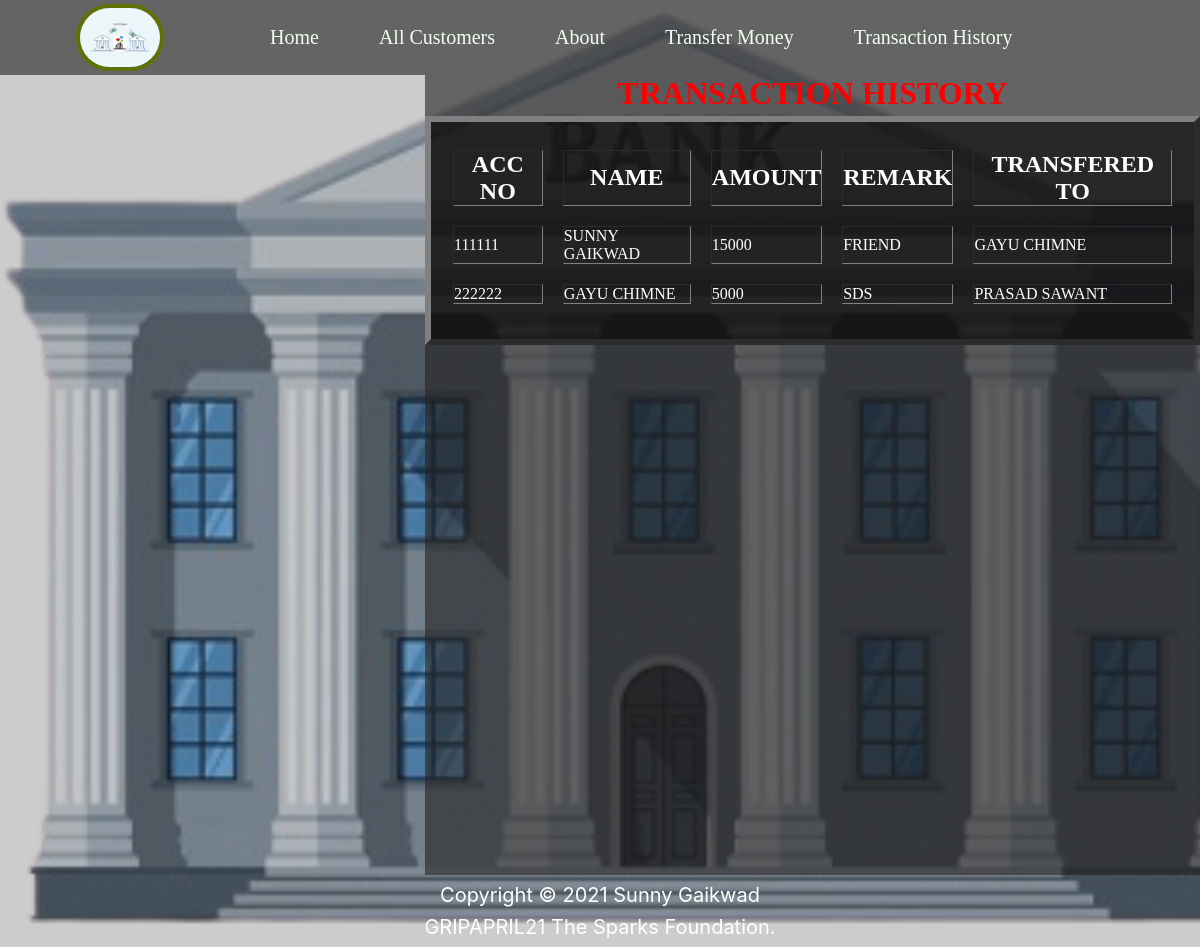
The page /history.php on the database its author committed.
### tables this page shows
CREATE TABLE `transferhistory` (
  `accno` int(11) NOT NULL,
  `name` text NOT NULL,
  `balance` float NOT NULL,
  `remark` text NOT NULL,
  `transfer` text NOT NULL
);

### history.php (the view, shortened to what this page needs)
<!DOCTYPE html>
<html lang="en">
<head>
    <link rel="stylesheet" href="css\style_cstm.css">
<link rel="stylesheet" href="css/style.css">
</head>
<body>
<nav class="navbar  h-nav ">
                <ul class="navlist v-class">
                    <div class="logo"><img src="images\tranferbank.jpeg" alt="logo"></div>
                    <li><a href="home.php">Home</a></li>
                    <li><a href="all_customer.php">All Customers</a></li>
                    <li><a href="#about">About</a></li>
                    <li><a href="transfermoney.php">Transfer Money</a></li>
                    <li><a href="history.php">Transaction History</a></li>
                </ul>
            </nav>
<div class="list">
        <h1>TRANSACTION HISTORY</h1>
        <table>
            <table class="transferhistory" border="6" align="center" cellspacing="20">
                <tr>
                    <th class="table-h"><h2>Acc No</th>
                    <th class="table-h"><h2>NAME</th>
                    <th class="table-h"><h2>AMOUNT</th>
                    <th class="table-h"><h2>REMARK</th>
                    <th class="table-h"><h2>TRANSFERED TO</th>
                </tr>
<?php
                        include("connect.php");
                        $query = "SELECT * FROM transferhistory";
                        $data = mysqli_query($conn,$query);
                        $total = mysqli_num_rows($data);
                        if($total!=0)
                        {
                            while($result=mysqli_fetch_assoc($data)){
                                echo "
                                <tr>
                                <td>".$result['accno']."</td>
                                <td>".$result['name']."</td>
                                <td>".$result['balance']."</td>
                                <td>".$result['remark']."</td>
                                <td>".$result['transfer']."</td>
                                </tr>";
                            }
                        }
                        else
                        {
                            echo "no records found!";
                        }
        ?>
        </table>
    </div>
    <footer class="copyright">
            <p>
            Copyright &copy; 2021 Sunny Gaikwad
            </p>
            <p>
                GRIPAPRIL21 The Sparks Foundation.
            </p>
    </footer>
</body>
</html>

### css/style_cstm.css (style rules this page uses)
body { background: rgba(0, 0,0, 0.2) url('../images/bank.png') no-repeat; background-size: cover; background-blend-mode:color-burn; }
h1 { text-align: center; }
table { text-decoration: none; padding: 2px; }
.list { background-color: rgba(36, 35, 35, 0.61); height: 100vh; max-width: 100vh; margin-left: 425px; color: red; }
td { text-decoration: none; }
.copyright { background-blend-mode:color-burn; font-family: -apple-system, BlinkMacSystemFont, 'Segoe UI', Roboto, Oxygen, Ubuntu, Cantarell, 'Open Sans', 'Helvetica Neue', sans-serif; font-size: 20px; text-align: center; padding: 4px 3px; }
.copyright p { color: white; padding: inherit; }

### css/style.css (style rules this page uses)
* { margin: 0; padding: 0; }
html { scroll-behavior: smooth; }
.navbar { display: flex; background-color: rgba(36, 35, 35, 0.61); align-items: center; justify-content: center; position: sticky; top: 0; cursor: pointer; }
.logo { width:20%; display:flex; justify-content: center; align-items: center; }
.logo img { width:33%; border:4px solid rgb(94, 114, 4); border-radius: 50px; }
.navlist { width: 100%; display: flex; align-items: center; }
.navlist li { list-style: none; padding: 26px 30px; }
.navlist li a { font-size: 20px; color: honeydew; text-decoration: none; }
img { border: 2px solid rgba(167, 164, 164, 0.61); border-radius: 12px; }
.transferhistory { padding-top: 1%; padding-bottom: 2%; background-color: rgba(0, 0, 0, 0.6); max-height: fit-content; color: white; align-items: center; margin: auto; text-transform: uppercase; }
h1 { text-align: center; text-transform: uppercase; }
.copyright { background-blend-mode:color-burn; font-family: -apple-system, BlinkMacSystemFont, 'Segoe UI', Roboto, Oxygen, Ubuntu, Cantarell, 'Open Sans', 'Helvetica Neue', sans-serif; font-size: 20px; text-align: center; padding: 4px 3px; }
.copyright p { color: white; padding: inherit; }

### rows shown on the page
transferhistory: accno "111111", name "SUNNY GAIKWAD", balance "15000", remark "FRIEND", transfer "GAYU CHIMNE"
transferhistory: accno "222222", name "GAYU CHIMNE", balance "5000", remark "SDS", transfer "PRASAD SAWANT"
